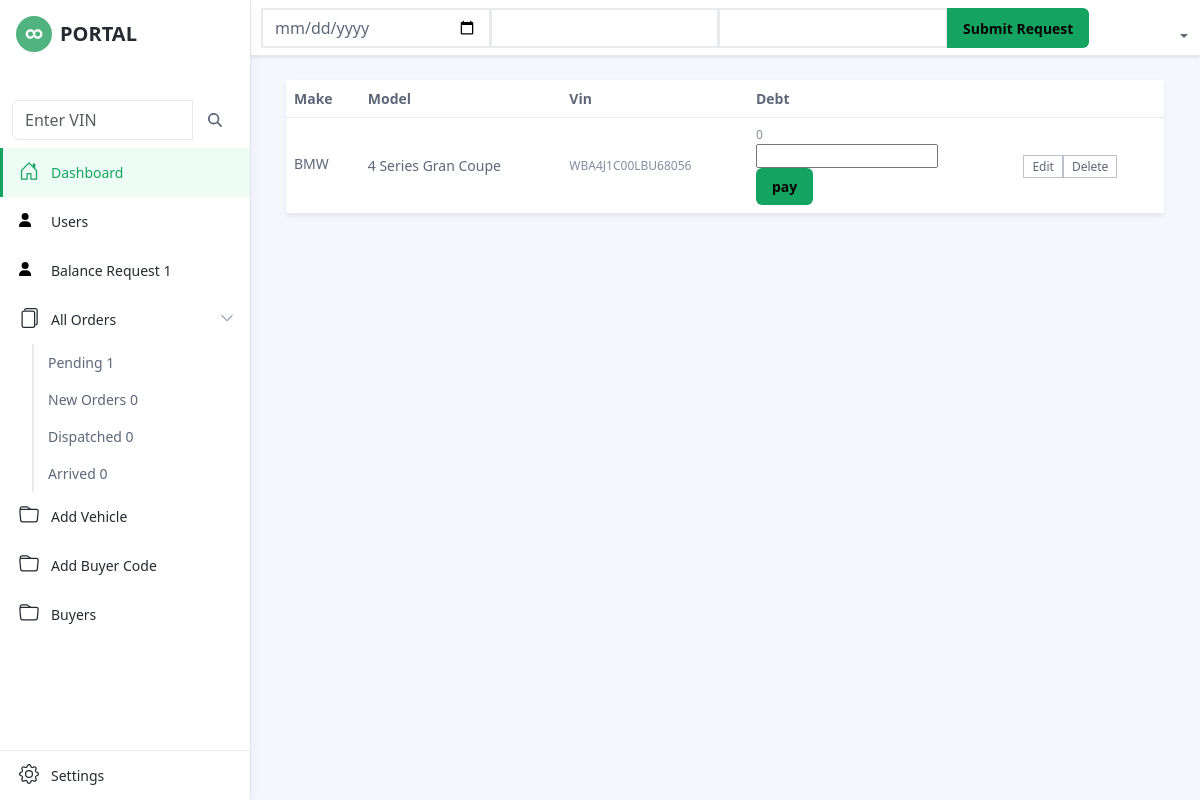
Screenshot of /pages/admin.php (signed in) with the database file from the repository.
### tables this page shows
CREATE TABLE `vehicles` (
  `id` int(11) NOT NULL,
  `make` varchar(50) NOT NULL,
  `model` varchar(50) NOT NULL,
  `auction` varchar(50) NOT NULL,
  `branch` varchar(80) NOT NULL,
  `dest` text NOT NULL,
  `vin` varchar(80) NOT NULL,
  `year` int(11) NOT NULL,
  `lot` int(11) NOT NULL,
  `price` int(20) NOT NULL,
  `dt` date NOT NULL,
  `buyer_id` int(11) NOT NULL,
  `consigne_id` int(11) NOT NULL,
  `user_id` int(11) NOT NULL,
  `status` text NOT NULL,
  `image_paths` varchar(500) DEFAULT NULL,
  `debt` int(11) DEFAULT 0
);

### pages/admin.php (the view, shortened to what this page needs)
<?php
   if (isset($_SESSION['username']) && isset($_SESSION['id'])) {   ?>
<!DOCTYPE html>
<html>
   <head>
      <link id="theme-style" rel="stylesheet" href="assets/css/portal.css">
   </head>
   <body class="app">
      <header class="app-header fixed-top">
         <?php include "../header.php"; ?>
         <div id="app-sidepanel" class="app-sidepanel">
            <div class="sidepanel-inner d-flex flex-column">
               <div class="app-branding">
                  <a class="app-logo" href="dashboard.php"><img class="logo-icon me-2" src="assets/images/app-logo.svg" alt="logo"><span class="logo-text">PORTAL</span></a>
               </div>
			   <?php include "../sidebar.php"; ?>
				<?php include "../footer.php"; ?>
            </div>
         </div>
      </header>
      <div class="app-wrapper">
      <div class="app-content pt-3 p-md-3 p-lg-4">
         <div class="container-xl">
            <div class="row g-4 mb-4">
            <div class="tab-content" id="orders-table-tab-content">
			        <div class="tab-pane fade show active" id="orders-all" role="tabpanel" aria-labelledby="orders-all-tab">
					    <div class="app-card app-card-orders-table shadow-sm mb-5">
						    <div class="app-card-body">
							    <div class="table-responsive">
							        <table class="table app-table-hover mb-0 text-left">
										<thead>
											<tr>
												<th class="cell">Make</th>
												<th class="cell">Model</th>
												<th class="cell">Vin</th>
                                    <th class="cell">Debt</th>
												<th class="cell"></th>
											</tr>
										</thead>
										<tbody>
										<?php
                                 $userId = intval($_SESSION['id']);
                                 $sql = "SELECT * FROM vehicles WHERE user_id = '$userId'";
                                 $result = mysqli_query($conn, $sql);
                                 while ($row = mysqli_fetch_array($result)) { ?>
											<tr>
												<td class="cell"><span class="truncate"><?php echo $row["make"]; ?></span></td>
												<td class="cell"><?php echo $row["model"]; ?></td>
                                    <td class="cell"><span class="note"><?php echo $row["vin"]; ?></span></td>
												<td class="cell"><span class="note"><?php echo $row["debt"]; ?><br><input type="text" id="dept"><br><button type="button" class="btn btn-primary" id="pay">pay</span></td>
												<td class="cell"><a class="btn-sm app-btn-secondary edit" data-id="<?php echo $row["id"]; ?>" href="edit-vehicle.php?id=<?=$row["id"]; ?>">Edit</a><a class="btn-sm app-btn-secondary delete" data-id="<?php echo $row["id"]; ?>" href="delete_vehicle.php?id=<?=$row["id"]; ?>">Delete</a></td>
											</tr>
										<?php }
                                           ?>
										</tbody>
									</table>
						        </div>
						    </div>
						</div>
			        </div>
				</div>
            </div>
         </div>
      </div>
   </body>
</html>
<?php }else{
   header("Location: ../login-index.php");
   } ?>

### rows the page displays
vehicles: make "BMW", model "4 Series Gran Coupe", vin "WBA4J1C00LBU68056", debt "0"

### other values shown
$row[0] "1"
$row[0] "1 0 0 0"
